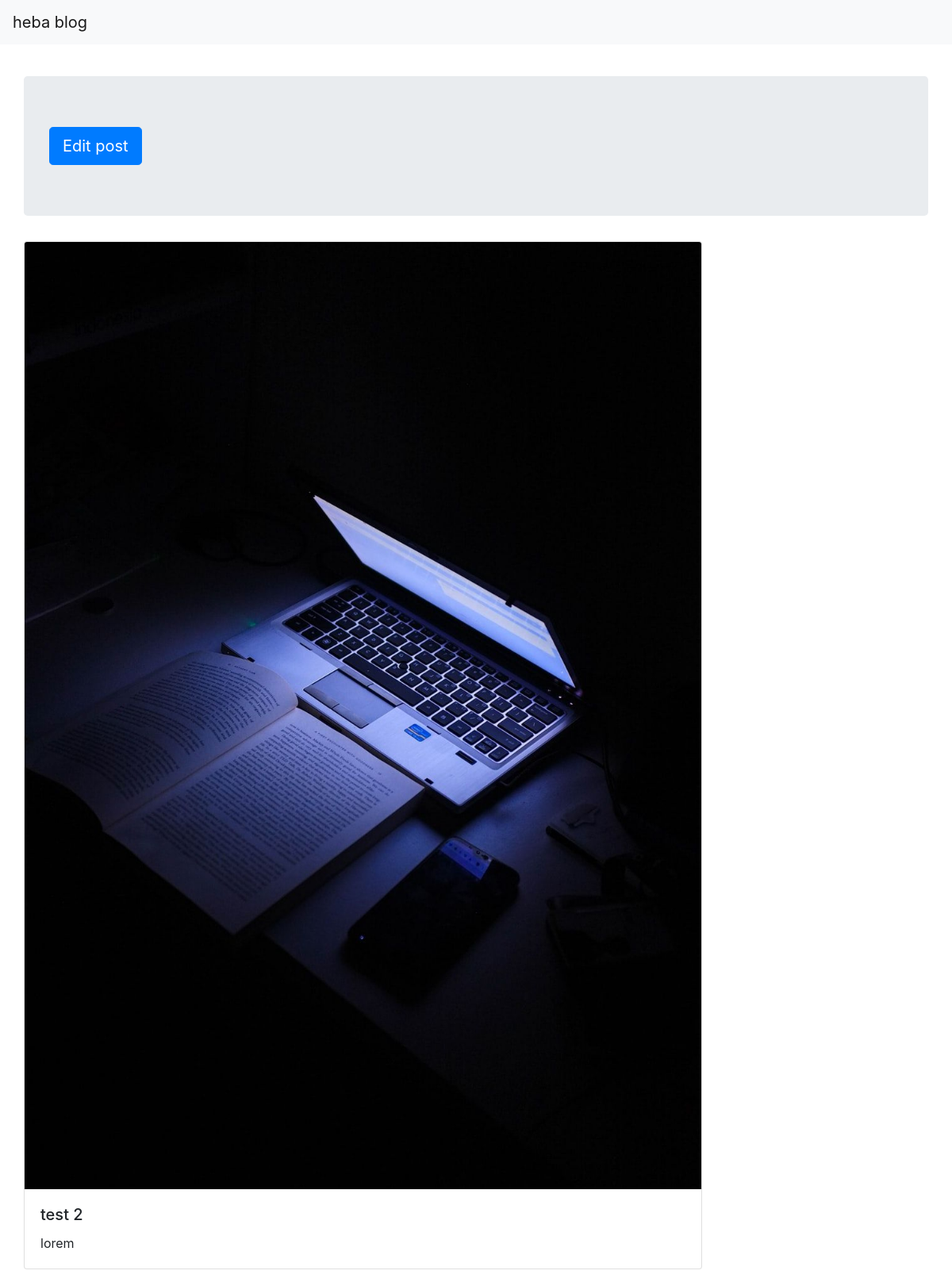
The page /16 on the database its author committed.
### Post/models.py (models this page shows)
class Post(models.Model):
    user = models.ForeignKey(User , models.CASCADE)
    title = models.CharField(max_length=50)
    content = RichTextField()
    img = models.ImageField(upload_to='post_img/', default='post_img/default.png')
    created = models.DateTimeField(default=timezone.now)
    active = models.BooleanField(default=True)
    def __str__(self):
        return self.title

### Post/views.py (the view)
# urls.py: url(r'^(?P<id>\d+)$' ,views.post , name = 'post'),
def post(request, id):
        post = get_object_or_404(Post, id=id)
        context = {
              'post': post,
        }
        return render(request, 'detail.html', context)

### Post/templates/detail.html
{% extends 'base.html' %}
{% block body %}
<div class="jumbotron bannar">
  <a class="btn btn-primary btn-lg" href="{% url 'blog:edit_post' post.id%}" role="button">Edit post</a>
</div>
      <div class="card single_post" >
          <img class="card-img-top" src="{{post.img.url}}" alt="Card image cap">
              <div class="card-body">
                <h5 class="card-title">{{post}}</h5>
                  <p class="card-text">{{post.content|safe}}</p>
              </div>
      </div>
</div>
{% endblock %}

### Post/static/home_static/css/style.css (style rules this page uses)
.single_post { width: 75% ; }
.bannar { width: 100% ; }

### rows shown on the page
Post: img (picture), title "test 2", content "lorem"
